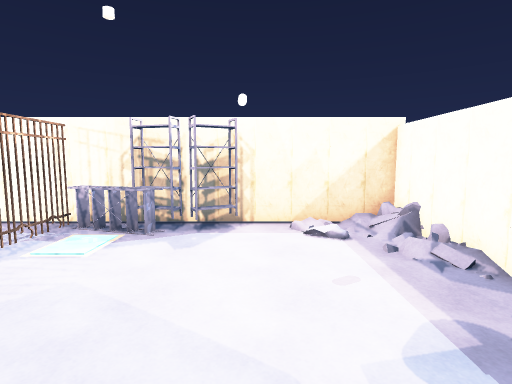
[1] (above)

15 first-person views from a walk through a scene from a Unity 3-D project. The camera is 1.2 m above the floor, tilts 6° down and sees 80° across. Doors are open. The floor is counted in squares, 1 m on a side. Each view is taken from the middle of a square. On the plan, view 1 faces up. The plan holds only what a view shows up to about 13 squares ahead; the rest is blank. The place goes on beyond the plan. The player is left out. Some animated figures are left out. Some surface patterns are stand-ins.

[2]
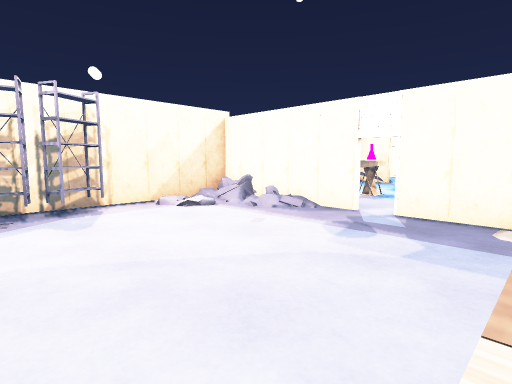

[3]
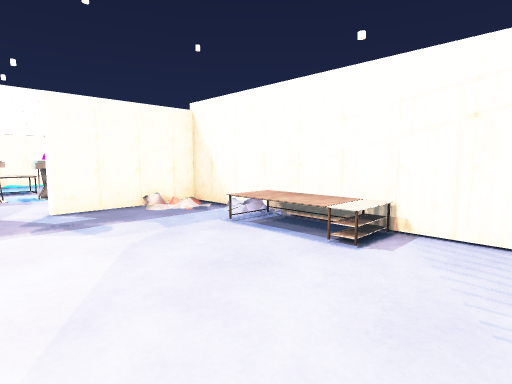

[4]
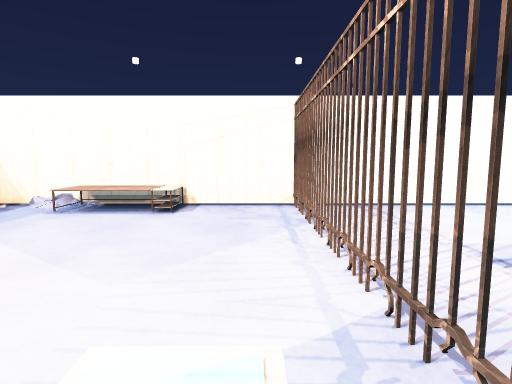

[5]
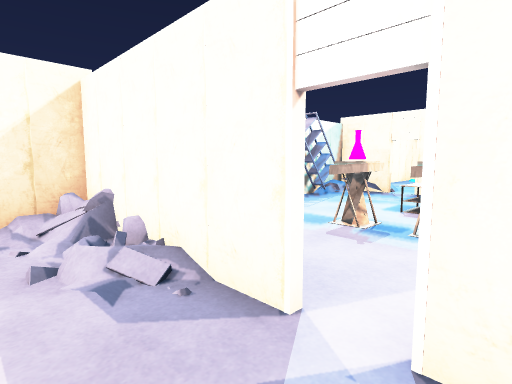

[6]
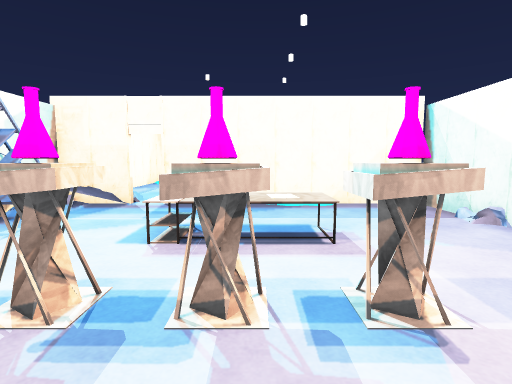

[7]
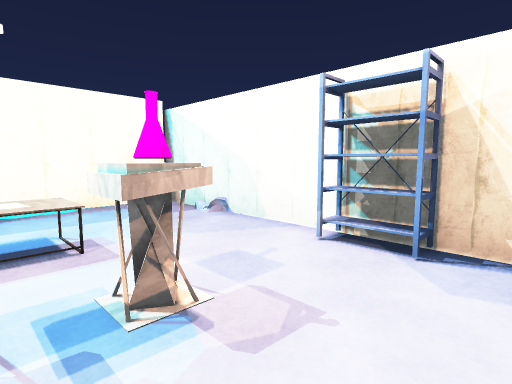

[8]
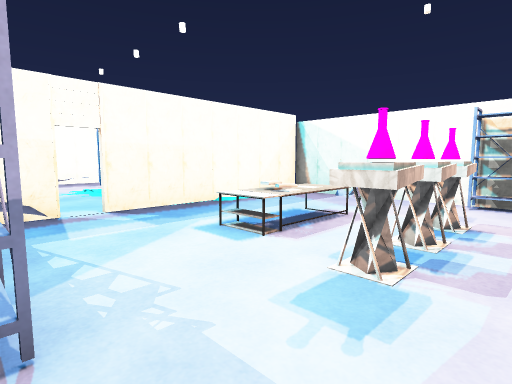

[9]
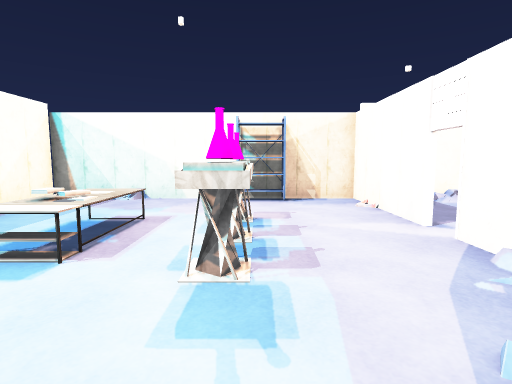

[10]
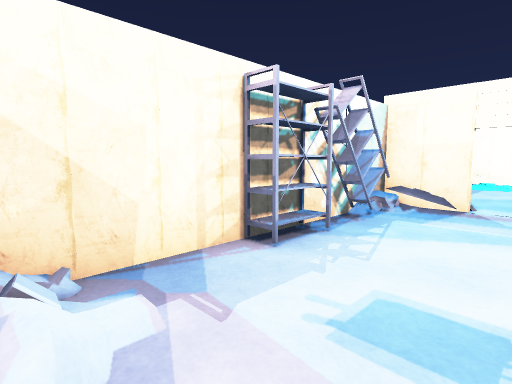

[11]
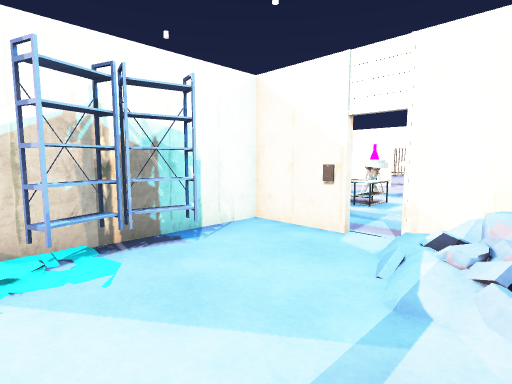

[12]
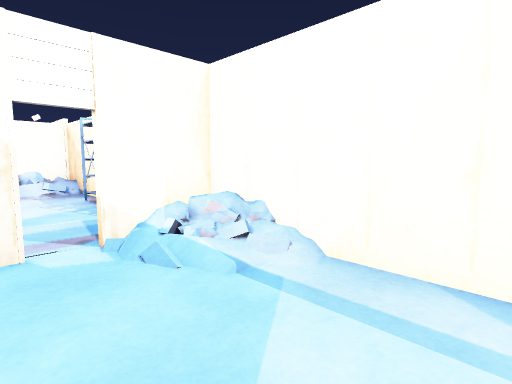

[13]
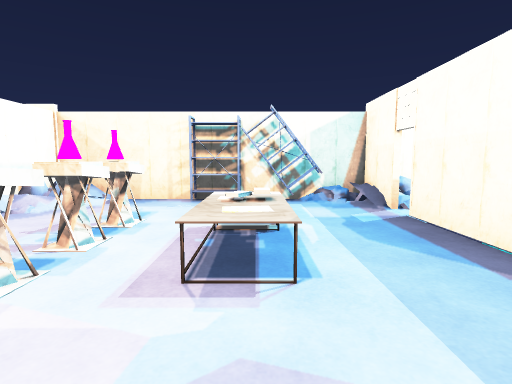

[14]
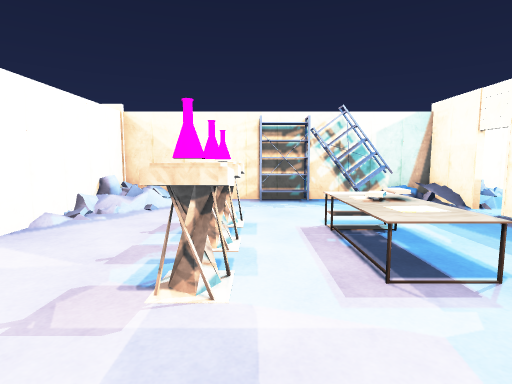

[15]
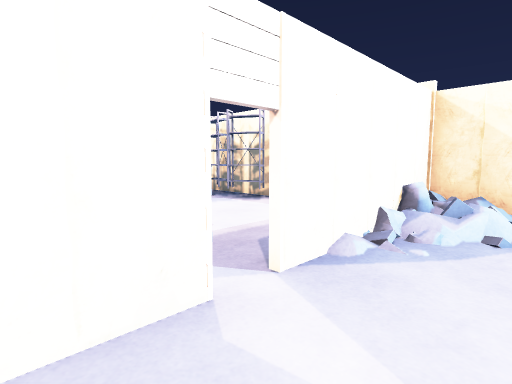

### Floor plan
Key: @ floor where view 1 was taken; # wall or solid block; x gap in a wall; . floor; / step, stairs or slope; D open door; S shelf; F flask; T table; O other object.
Columns run from 7 left of view 1 to 18 right of it. Each row starts with its distance up from view 1.
  9        ##  ####    OO  ###
  8 ###SSSS.#####..SSSSS#O#/..
  7  .#.SS..// O//......#//...
  6   x....... #........DD....
  5  .#......./O..FO.... O....
  4  .#........#....TO..#..SS/
  3  .#........D..FOTO..##   #
  2  .#........#..FOTT...#
  1  .#........#.........#
  0  .#..//@.. O.........O
 -1 #######O####.SS......O
 -2            #######O##

Positions as (right, up) in squares from view 1, and headings:
1: (0, 0), facing up
2: (-3, 0), facing up-right
3: (-4, 4), facing down-right
4: (-4, 7), facing down
5: (2, 2), facing up-right
6: (5, 3), facing right
7: (5, 3), facing down-right
8: (6, 8), facing down-right
9: (7, 8), facing down
10: (5, 5), facing up-right
11: (18, 8), facing down-left
12: (18, 5), facing up-left
13: (10, -1), facing up
14: (8, -1), facing up
15: (6, 1), facing up-left
